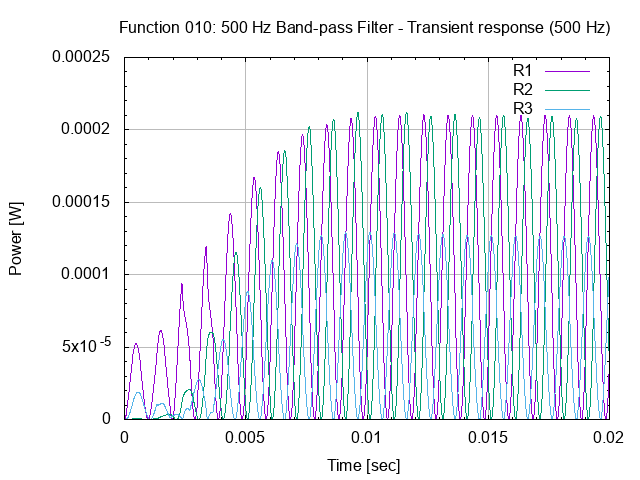

Here is the gnuplot script that generated this plot:
# set terminal
set term png

# set graph
set output "26.010.00.03.01.png"
set title "Function 010: 500 Hz Band-pass Filter - Transient response (500 Hz)"

# setup Y-axis
set grid ytics lt 1 lw 1 lc rgb "#bbbbbb"
set mytics
set ylabel "Power [W]"

# setup X-axis
set grid xtics lt 1 lw 1 lc rgb "#bbbbbb"
set mxtics
set xrange [0:0.02]
set xlabel "Time [sec]"

# setup plot style
set style data lines
plot '26.010.00.03.01.dat' using 1:2 title "R1", \
     '26.010.00.03.01.dat' using 1:3 title "R2", \
     '26.010.00.03.01.dat' using 1:4 title "R3"

# set output back to default
set output

# reset terminal type
set terminal pop
